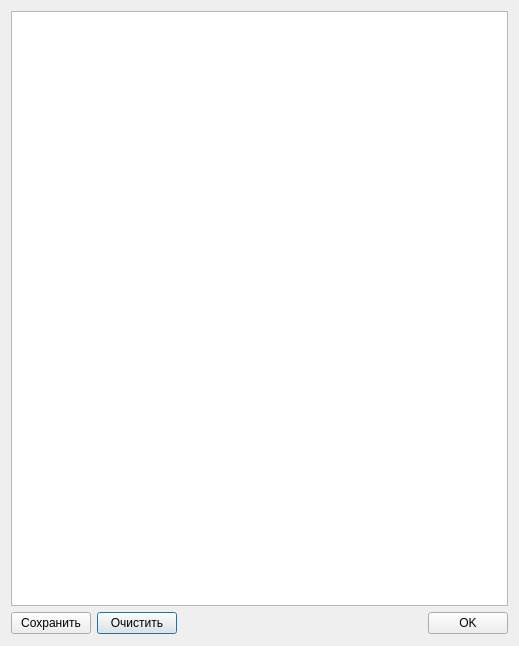
<?xml version="1.0" encoding="UTF-8"?>
<ui version="4.0">
 <class>VlxCmdInfoDialog</class>
 <widget class="QDialog" name="VlxCmdInfoDialog">
  <property name="geometry">
   <rect>
    <x>0</x>
    <y>0</y>
    <width>519</width>
    <height>646</height>
   </rect>
  </property>
  <property name="windowTitle">
   <string>Команды</string>
  </property>
  <layout class="QGridLayout" name="gridLayout">
   <item row="2" column="1">
    <widget class="QPushButton" name="pbClear">
     <property name="text">
      <string>Очистить</string>
     </property>
    </widget>
   </item>
   <item row="2" column="3" colspan="2">
    <spacer name="horizontalSpacer">
     <property name="orientation">
      <enum>Qt::Orientation::Horizontal</enum>
     </property>
     <property name="sizeHint" stdset="0">
      <size>
       <width>227</width>
       <height>23</height>
      </size>
     </property>
    </spacer>
   </item>
   <item row="2" column="6">
    <widget class="QPushButton" name="pbOk">
     <property name="text">
      <string>OK</string>
     </property>
    </widget>
   </item>
   <item row="2" column="0">
    <widget class="QPushButton" name="pbSave">
     <property name="text">
      <string>Сохранить</string>
     </property>
    </widget>
   </item>
   <item row="0" column="0" colspan="7">
    <widget class="QPlainTextEdit" name="pte">
     <property name="readOnly">
      <bool>true</bool>
     </property>
    </widget>
   </item>
  </layout>
 </widget>
 <resources/>
 <connections/>
</ui>
